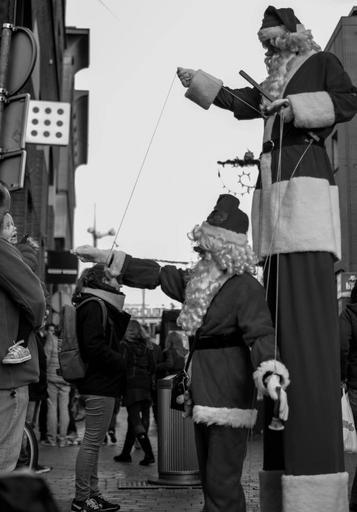
%> input picture different-filter-contrasts/JaiRuslan.jpg, 357 x 512 px
$ octave TammiePetia.m   (GNU Octave 9; MATLAB toolbox functions it lacks are replaced by stand-ins)
%> lines starting %> are read from the running program, lines starting %| are printed output that depends on the picture
%% Read in image
I = imread('JaiRuslan.jpg');
%> I is the input picture: size 512x357 uint8; min 0, max 255, mean 103.8
%% Convert to grayscale image
Igray = rgb2gray(I);
%% Add noise to image
% Salt & pepper
% J = imnoise(I,'salt & pepper')
% adds salt and pepper noise,
% with default noise density 0.05.
% This affects approximately 5% of pixels.
% J = imnoise(I,'salt & pepper',d)
% adds salt and pepper noise,
% where d is the noise density.
% This affects approximately d*numel(I) pixels.
% salt & pepper noise
Islat_pepper = imnoise(Igray, 'salt & pepper', 0.15);
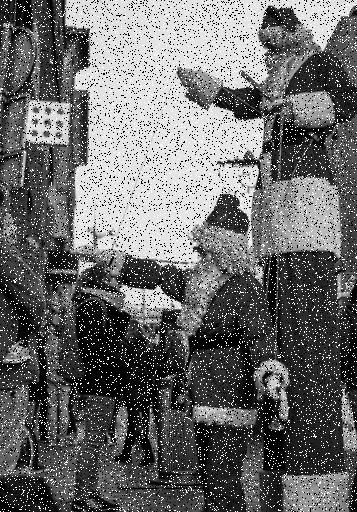
%> Islat_pepper: size 512x357 uint8; min 0, max 255, mean 107.2
%% Operator
% Mean filter
% h = fspecial('average',hsize)
% an averaging filter h of size hsize
% hsize:positive integer | 2-element vector of positive integers
% h = fspecial('disk',radius)
% a circular averaging filter (pillbox) within the square matrix of size 2*radius+1.
% radius:5 (default) | positive number
% Mean filter salt & pepper
Iav5sap = filter2(fspecial('average', 5), Islat_pepper);
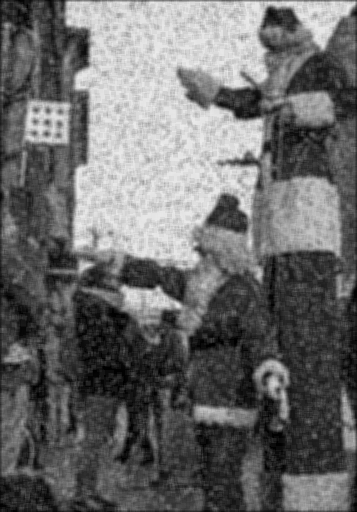
%> Iav5sap: size 512x357 double; min 0.08, max 236.8, mean 106.7
% median filter salt & pepper noise
Imedian = medfilt2(Islat_pepper, [5 5]);
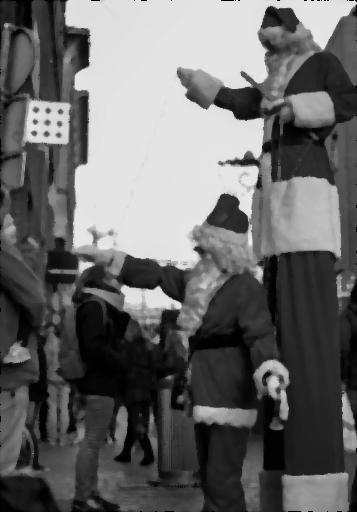
%> Imedian: size 512x357 uint8; min 0, max 239, mean 103.4
%% Display the image
subplot(1, 3, 1),imshow(Islat_pepper);
    title('Slat & Pepper');
    xlabel('density 0.15');
subplot(1, 3, 2),imshow(Iav5sap, []);
    title('Averageing Filter');
    xlabel('size 5');
subplot(1, 3, 3),imshow(Imedian, []);
    title('Median Filter');
    xlabel('size 5');
